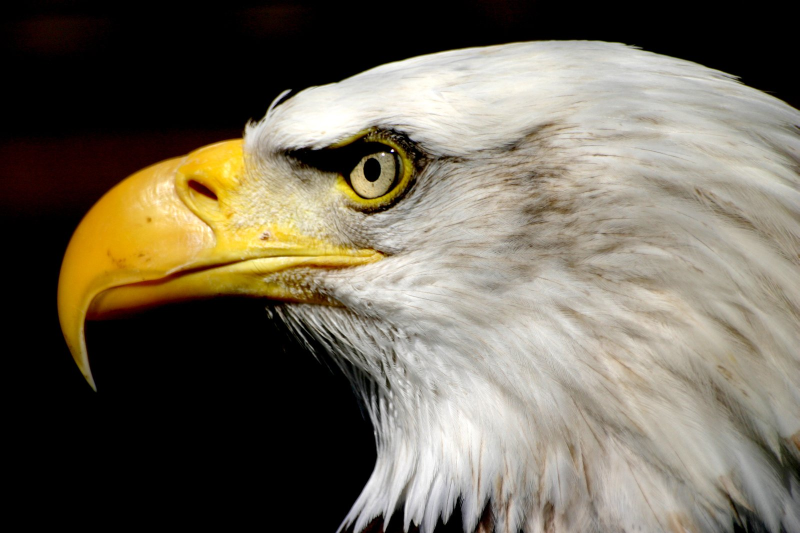
#> input picture Examples/bald-eagle.jpg, 1599 x 1066 px (shown at 1/2 size)
$ python asciify.py Examples/bald-eagle.jpg
#> lines starting #> are read from the running program, lines starting #| are printed output that depends on the picture
#> in runner, image is the input picture: PIL image 1599x1066 RGB; mean R, G, B 110.3, 103.1, 88
from PIL import Image
from PIL import ImageDraw, ImageFont

ASCII_CHARS = ['.',',',':',';','+','*','?','%','S','#','@']
ASCII_CHARS = ASCII_CHARS[::-1]

'''
method resize():
    - takes as parameters the image, and the final width
    - resizes the image into the final width while maintaining aspect ratio
'''
def resize(image, new_width=100):
#> called with new_width = 100
    (old_width, old_height) = image.size
#> old_width = 1599; old_height = 1066
    # print("original size:" + str((old_width, old_height)))
    aspect_ratio = float(old_height)/float(old_width)
#> aspect_ratio = 0.667
    new_height = int(aspect_ratio * new_width)
#> new_height = 66
    new_dim = (new_width, new_height)
#> new_dim = (100, 66)
    # print("new size:" + str(new_dim))
    new_image = image.resize(new_dim)
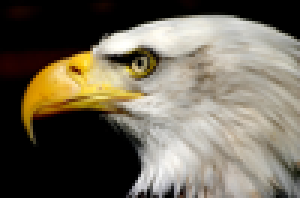
#> new_image: PIL image 100x66 RGB (shown 3 times larger); mean R, G, B 110.4, 103.2, 88.1
    return new_image
'''
method grayscalify():
    - takes an image as a parameter
    - returns the grayscale version of image
'''
def grayscalify(image):
    return image.convert('L')
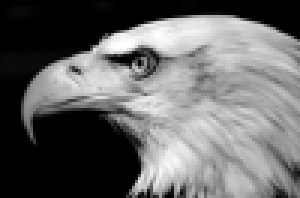
#> returned value: PIL image 100x66 L (shown 3 times larger); min 0, max 255, mean 103.6

'''
method modify():
    - replaces every pixel with a character whose intensity is similar
'''
def modify(image, buckets=25):
#> called with buckets = 25
    initial_pixels = list(image.getdata())
#> initial_pixels = 6600 values, max 255 at index 1441, min 0 at index 0, mean 103.6
    new_pixels = [ASCII_CHARS[pixel_value//buckets] for pixel_value in initial_pixels]
#> new_pixels = 6600 items, first 6: '@', '@', '@', '@', '@', '@'
    return ''.join(new_pixels)

'''
method do():
    - does all the work by calling all the above functions
'''
def do(image, new_width=100):
    image = resize(image,new_width)
    image = grayscalify(image)

    pixels = modify(image)
    len_pixels = len(pixels)
#> len_pixels = 6600

    # Construct the image from the character list
    new_image = [pixels[index:index+new_width] for index in range(0, len_pixels, new_width)]
#> new_image = 66 items

    return '\n'.join(new_image)

'''
method runner():
    - takes as parameter the image path and runs the above code
    - handles exceptions as well
    - provides alternative output options
'''
def runner(path, revert_colors = False, ascii_char_per_line=100):

    if revert_colors:
        global ASCII_CHARS
        ASCII_CHARS = ASCII_CHARS[::-1]

    image = None
    try:
        image = Image.open(path)
        name = get_name_from_path(path)
    except Exception:
        print("Unable to find image in",path)
        #print(e)
        return
    image = do(image,ascii_char_per_line)

    # To print on console
    # print(image)

    # Else, to write into a file
    # Note: This text file will be created by default under
    #       the same directory as this python file,
    #       NOT in the directory from where the image is pulled.
    f = open(name + '.txt','w')
    f.write(image)
    f.close()

    create_img(name)

def create_img(name):
    # weird to open a file right after closing but it was to keep the
    # logic of the old script working
#> called with name = 'bald-eagle'
    s=[]
    f= open(name + ".txt","r")
    for line in f:
        s.append(line)
    f.close()

    xlines = len(s[0])
    ylines = len(s)

    # must be a monospaced font
    font = 'Anonymous.ttf'
    font_size_to_draw = 12

    # how much space each ascii code takes
    font_pixel_width = 10
    font_pixel_height = 10

    image_size_x = (xlines-1)*(font_pixel_width)
    image_size_y = (ylines)*(font_pixel_height)

    img = Image.new('RGB',(image_size_x,image_size_y) , color = (0, 0, 0))
#> img: PIL image 1000x660 RGB; every value is 0

    # draw background
    d = ImageDraw.Draw(img)

    fnt = ImageFont.truetype(font, font_size_to_draw)
    for y in range(len(s)):
        for x in range(len(s[y])):
            d.text((x*font_pixel_width,y*font_pixel_height), s[y][x], font=fnt, fill=(255, 255, 255))

    img.save(name + '_ascii.png')
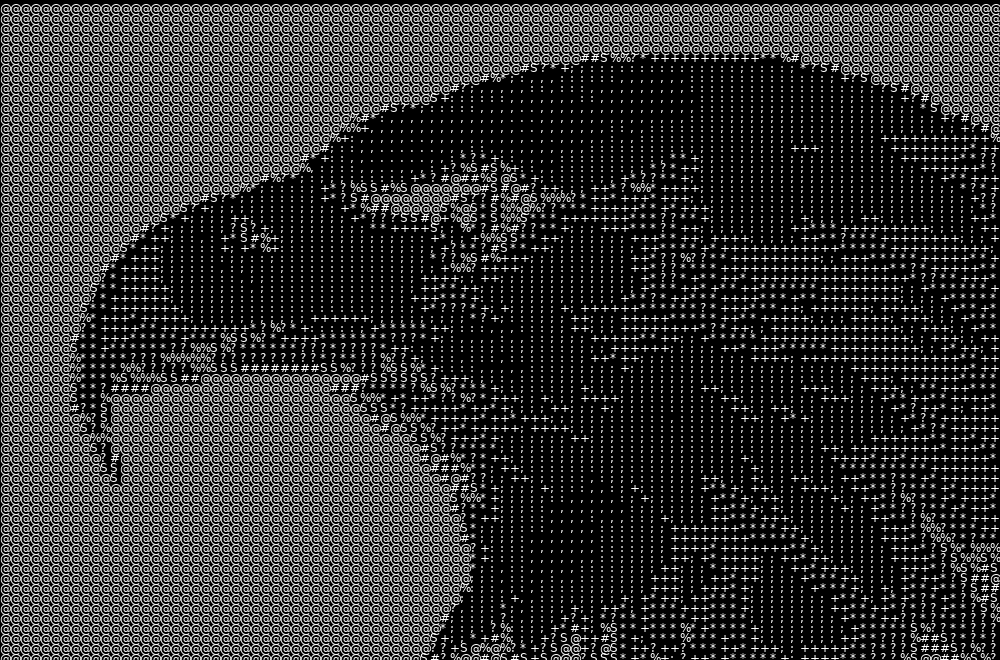
#> saved as bald-eagle_ascii.png: PIL image 1000x660 RGB; min 0, max 255, mean 52

def get_name_from_path(path):
    import os
    name = os.path.basename(path)
    name = name.split(".")
    return name[0]

'''
method main():
    - reads input from console
    - profit
'''
if __name__ == '__main__':
    import sys
    path = sys.argv[1]
    runner(path)

$ run again, on Examples/cat_ascii.png
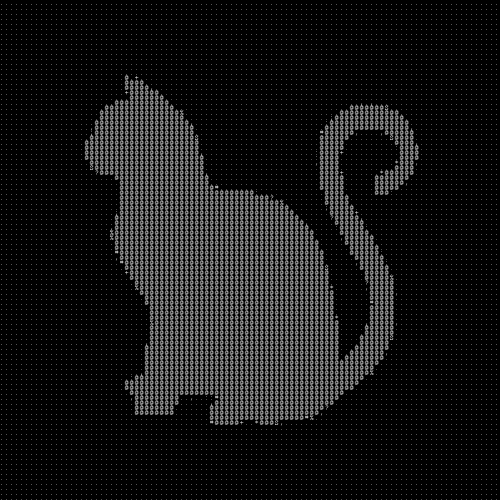
#> input picture Examples/cat_ascii.png, 1000 x 1000 px (shown at 1/2 size)
#> in runner, image is the input picture: PIL image 1000x1000 RGB; min 0, max 255, mean 20.9
#> in resize, `new_image = image.resize(new_dim)`:
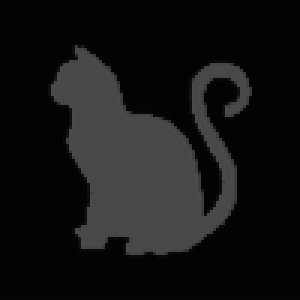
#> new_image: PIL image 100x100 RGB (shown 3 times larger); min 1, max 76, mean 20.6
#> initial_pixels = 10000 values, max 76 at index 4923, min 1 at index 8461, mean 20.6
#> new_pixels = 10000 items, first 6: '@', '@', '@', '@', '@', '@'
#> len_pixels = 10000
#> in do, `new_image = [pixels[index:index+new_width] for index in range(0, len_p..`: new_image = 100 items
#> img: PIL image 1000x1000 RGB; every value is 0
#> in create_img, `img.save(name + '_ascii.png')`:
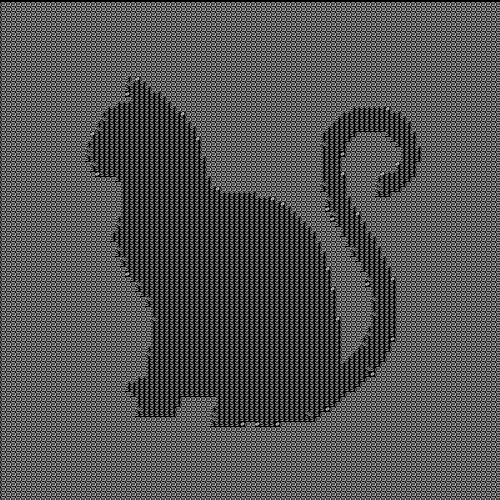
#> saved as cat_ascii_ascii.png: PIL image 1000x1000 RGB (shown at 1/2 size); min 0, max 255, mean 84.3
